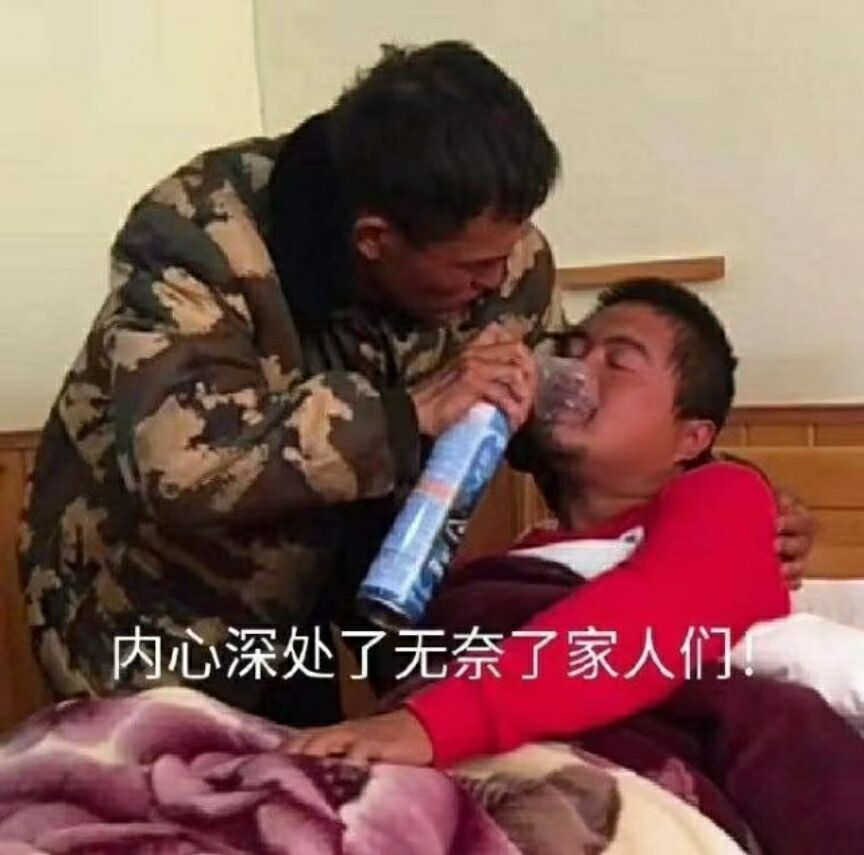
#> input picture imgs/1.jpg, 864 x 855 px
$ python -i '改一下函数.py'   (imports and definitions only)
#> lines starting #> are read from the running program, lines starting #| are printed output that depends on the picture; after the words box and inside, x2 and y2 are one past the last pixel; in counts of white or black regions, pixels touching at a corner belong together
#> further down, picture is the input picture: shape (855, 864, 3); mean B, G, R 87.1, 94.6, 131.3
import cv2  # 图像格式BGR
from matplotlib.colors import Normalize
import numpy as np
import matplotlib.pyplot as plt


# [51 lines left out: functions window_, picture_show, pyramid, not called in this run]


def outline(img):  # 轮廓操作
    draw_img = img.copy()
    methods_cvtcolor = [cv2.COLOR_BGR2RGB, cv2.COLOR_BGR2GRAY]
    gray = cv2.cvtColor(img, cv2.COLOR_BGR2GRAY)
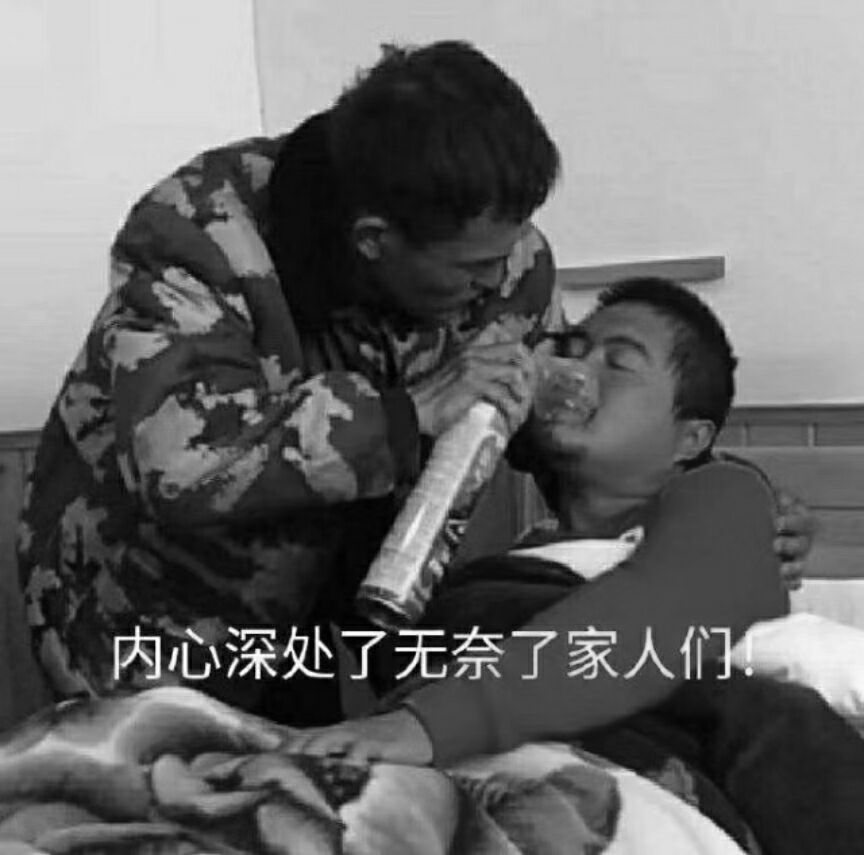
#> gray: shape (855, 864); min 0, max 255, mean 104.7
    ret, thresh = cv2.threshold(gray, 127, 255, cv2.THRESH_BINARY)  # 二值图像，准确率高
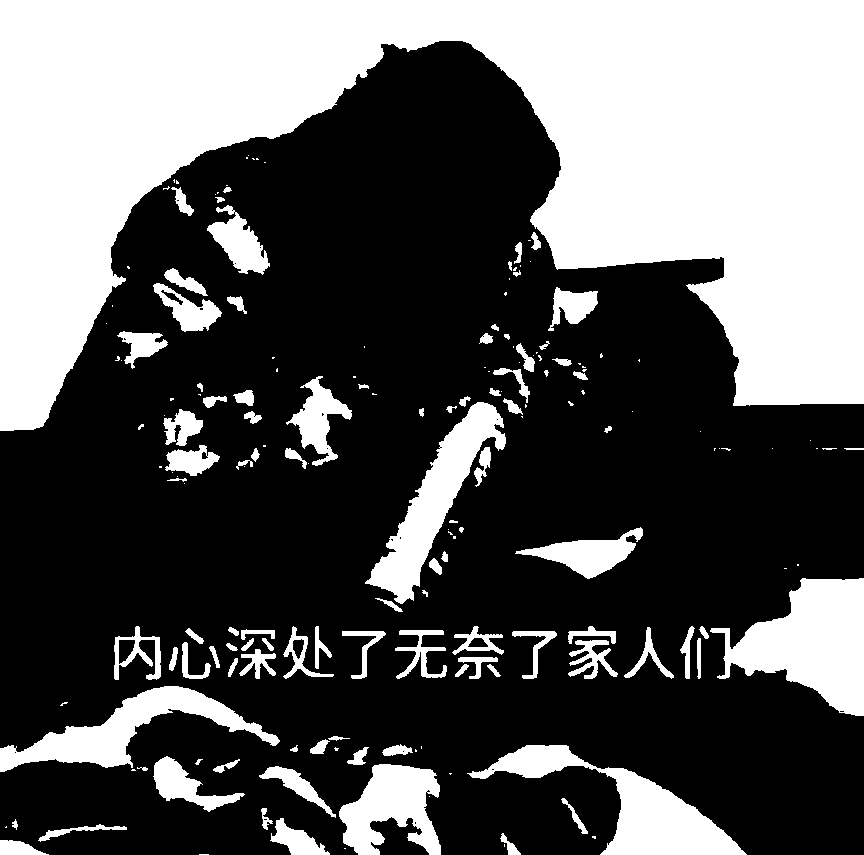
#> thresh: shape (855, 864); 36.4% white; 180 white regions (79 under 20 px)
    contours, binary = cv2.findContours(thresh, cv2.RETR_TREE,
                                        cv2.CHAIN_APPROX_NONE)  # (img,mode,method)#opencv4与3版本区别，2返回值，counters是第一返回值！！！
#> contours = 207 contours, 114 with area under 20; largest, box (x1, y1, x2, y2) and area: (0, 0, 864, 431) 193592, (710, 578, 864, 716) 11561, (467, 745, 747, 855) 8904, (365, 402, 506, 604) 7814, (0, 686, 280, 772) 7120; binary = 207 rows, first 6: [1, -1, -1, -1], [2, 0, -1, -1], [3, 1, -1, -1], [4, 2, -1, -1], [5, 3, -1, -1], [6, 4, -1, -1]
    cnt = contours[0]
#> cnt = contour of 18 points, box (x1, y1, x2, y2) (199, 854, 209, 855), area 0

    def draw_outline(img):  # 绘制轮廓---
        res = cv2.drawContours(draw_img, contours, -1, (0, 0, 255), 1)
        picture_show(1, 'res', res)

    # [62 lines left out: functions outline, ounline_approximate, rectangle, circle, mode_match, not called in this run]

>>> import cv2
>>> picture = cv2.imread('imgs/1.jpg')
>>> result = outline(picture)

$ run again, on imgs/3.jpg
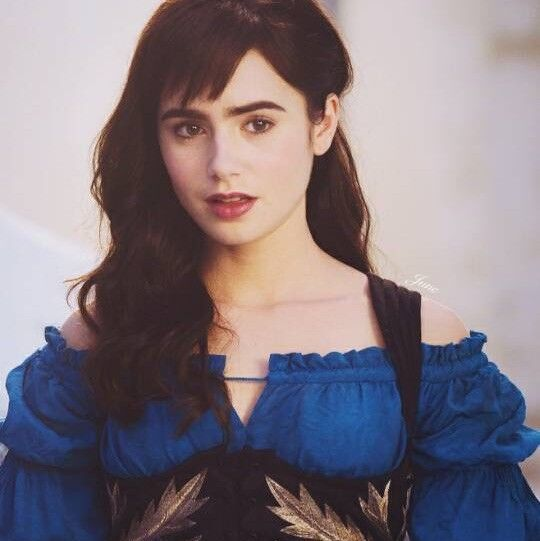
#> input picture imgs/3.jpg, 540 x 541 px
#> picture is the input picture: shape (541, 540, 3); mean B, G, R 128, 119.4, 129.6
#> in outline, `gray = cv2.cvtColor(img, cv2.COLOR_BGR2GRAY)`:
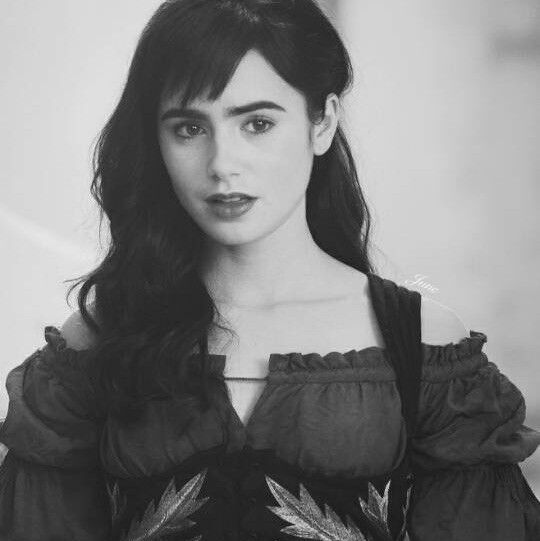
#> gray: shape (541, 540); min 2, max 250, mean 123.4
#> in outline, `ret, thresh = cv2.threshold(gray, 127, 255, cv2.THRESH_BINARY)`:
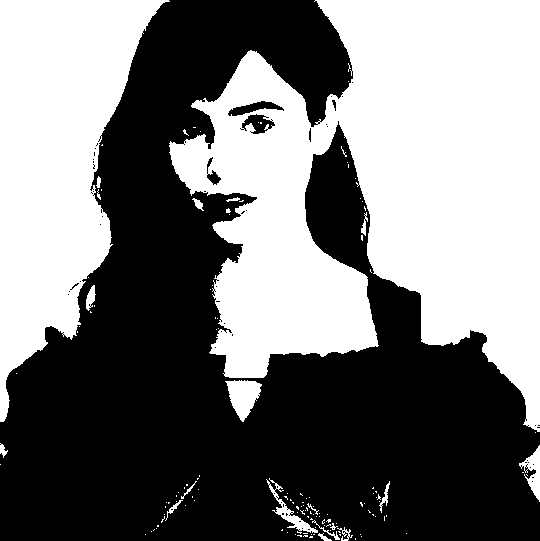
#> thresh: shape (541, 540); 47.3% white; 138 white regions (118 under 20 px)
#> contours = 240 contours, 217 with area under 20; largest, box (x1, y1, x2, y2) and area: (169, 0, 540, 432) 96416, (0, 0, 170, 422) 37696, (225, 380, 262, 422) 859, (519, 445, 540, 502) 456, (227, 100, 285, 117) 434; binary = 240 rows, first 6: [1, -1, -1, -1], [2, 0, -1, -1], [3, 1, -1, -1], [4, 2, -1, -1], [5, 3, -1, -1], [6, 4, -1, -1]
#> cnt = [[355, 538], [355, 539]]

$ run again, on imgs/4.png
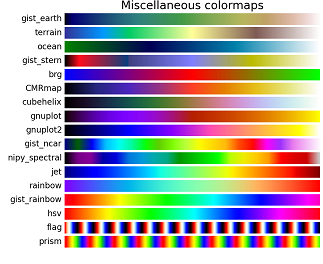
#> input picture imgs/4.png, 323 x 264 px
#> picture is the input picture: shape (264, 323, 3); mean B, G, R 168.2, 169.9, 175.9
#> in outline, `gray = cv2.cvtColor(img, cv2.COLOR_BGR2GRAY)`:
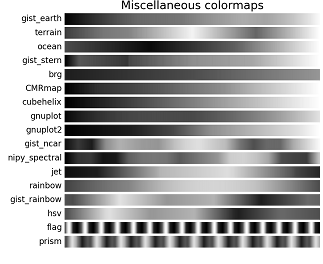
#> gray: shape (264, 323); min 0, max 255, mean 171.5
#> in outline, `ret, thresh = cv2.threshold(gray, 127, 255, cv2.THRESH_BINARY)`:
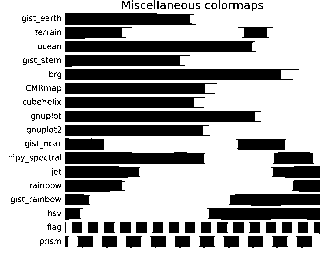
#> thresh: shape (264, 323); 67.4% white; 229 black regions (174 under 20 px)
#> contours = 390 contours, 317 with area under 20; largest, box (x1, y1, x2, y2) and area: (0, 0, 323, 264) 84649, (64, 68, 300, 81) 2661, (64, 110, 262, 123) 2313, (64, 40, 257, 53) 2268, (64, 151, 206, 165) 1762; binary = 390 rows, first 6: [-1, -1, 1, -1], [2, -1, -1, 0], [3, 1, -1, 0], [4, 2, -1, 0], [5, 3, -1, 0], [6, 4, -1, 0]
#> cnt = contour of 1204 points, box (x1, y1, x2, y2) (0, 0, 323, 264), area 84649
